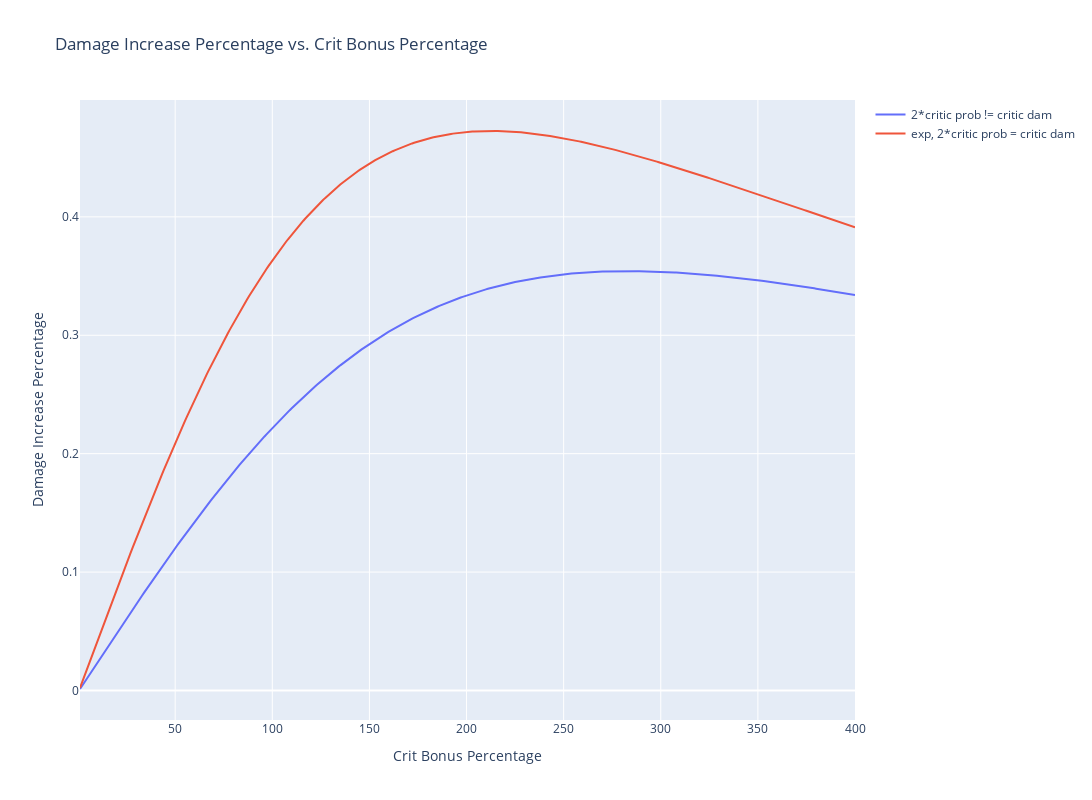

The notebook cell this image was saved under:
### Code cell
import numpy as np
import plotly.graph_objects as go

# Assume base attack is 1000
base_attack = 10000

# Crit bonus percentage, from 0% to 200%, step size is 1%
crit_bonus_percentage = np.arange(0.01, 4.01, 0.01)

# Attack score list
attack_scores = [280]

# Create a Plotly Figure object
fig = go.Figure()

# Plot the damage increase percentage curves for different attack scores
for attack_score in attack_scores:
    damage_increase = []
    for crit_bonus in crit_bonus_percentage:
        current_crit = crit_bonus
        # Calculate current total damage
        current_damage = calculate_damage(base_attack, attack_score, current_crit)

        # Calculate total damage at the previous crit bonus
        previous_crit = crit_bonus-0.01
        previous_damage = calculate_damage(base_attack, attack_score, previous_crit)

        # Calculate damage increase percentage
        damage_increase.append((current_damage / previous_damage - 1) * 100)
    fig.add_trace(go.Scatter(x=crit_bonus_percentage * 100, y=damage_increase, mode='lines', name=f'2*critic prob != critic dam'))
# Plot the damage increase percentage curves for different attack scores
for attack_score in attack_scores:
    damage_increase = []
    for crit_bonus in crit_bonus_percentage:
        # Calculate current crit score
        current_crit = crit_bonus

        # Calculate current total damage
        current_damage = (base_attack + attack_score) * (1 + 2 * (current_crit ** 2) / 9)

        # Calculate total damage at the previous crit bonus
        previous_crit = crit_bonus-0.01
        previous_damage = (base_attack + attack_score) * (1 + 2 * (previous_crit ** 2) / 9)

        # Calculate damage increase percentage
        damage_increase.append((current_damage / previous_damage - 1) * 100)
    fig.add_trace(go.Scatter(x=crit_bonus_percentage * 100, y=damage_increase, mode='lines', name=f'exp, 2*critic prob = critic dam'))

fig.update_layout(
    autosize=False,
    width=1600,
    height=800,
)

# Set axis labels and title
fig.update_layout(
    title="Damage Increase Percentage vs. Crit Bonus Percentage",
    xaxis_title="Crit Bonus Percentage",
    yaxis_title="Damage Increase Percentage"
)

# Show the interactive plot
fig.show()

### Figure 1 — Plotly figure (JSON) as saved in the notebook; plotly's stock layout.template omitted (floating-point values rounded to 4 significant figures; data arrays with more than 128 entries replaced by an {"elided": "..."} marker saying what was removed)
{"data": [{"mode": "lines", "name": "2*critic prob != critic dam", "type": "scatter", "x": {"elided": "400 float values"}, "y": {"elided": "400 float values"}}, {"mode": "lines", "name": "exp, 2*critic prob = critic dam", "type": "scatter", "x": {"elided": "400 float values"}, "y": {"elided": "400 float values"}}], "layout": {"autosize": false, "height": 800, "title": {"text": "Damage Increase Percentage vs. Crit Bonus Percentage"}, "width": 1600, "xaxis": {"title": {"text": "Crit Bonus Percentage"}}, "yaxis": {"title": {"text": "Damage Increase Percentage"}}}}
